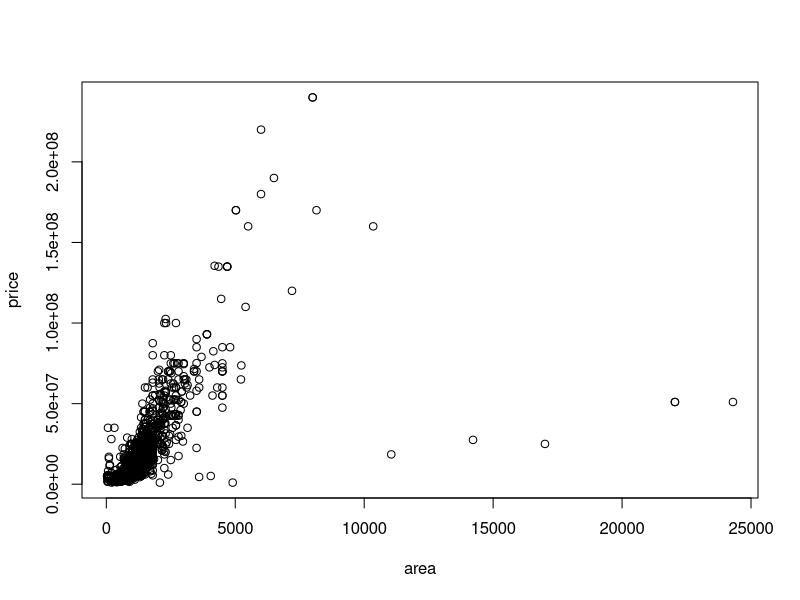
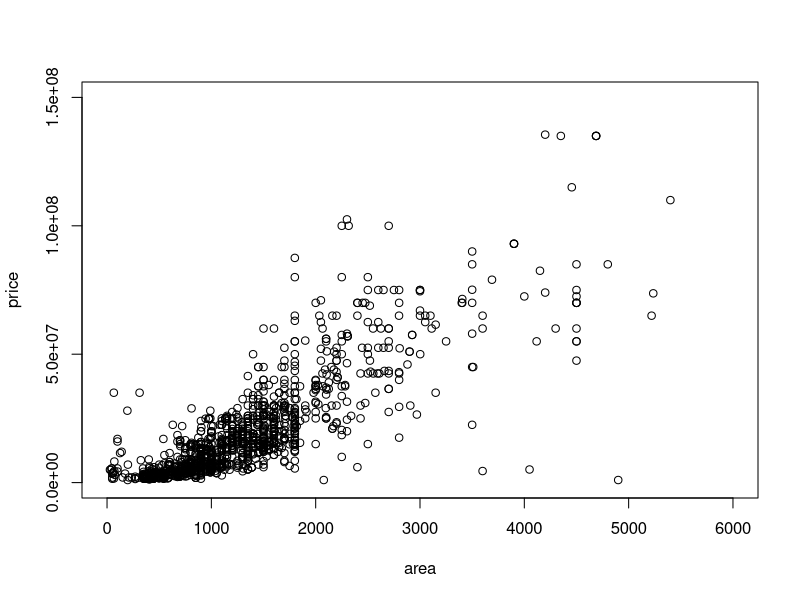
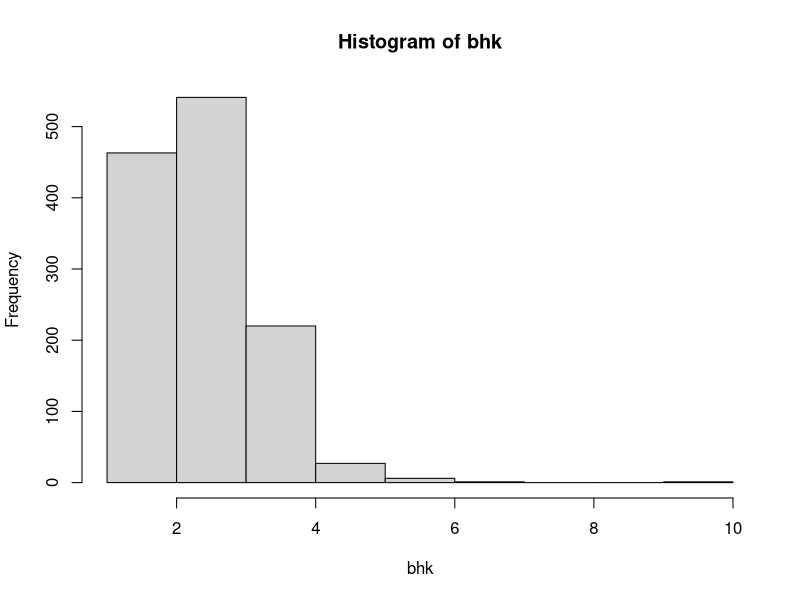
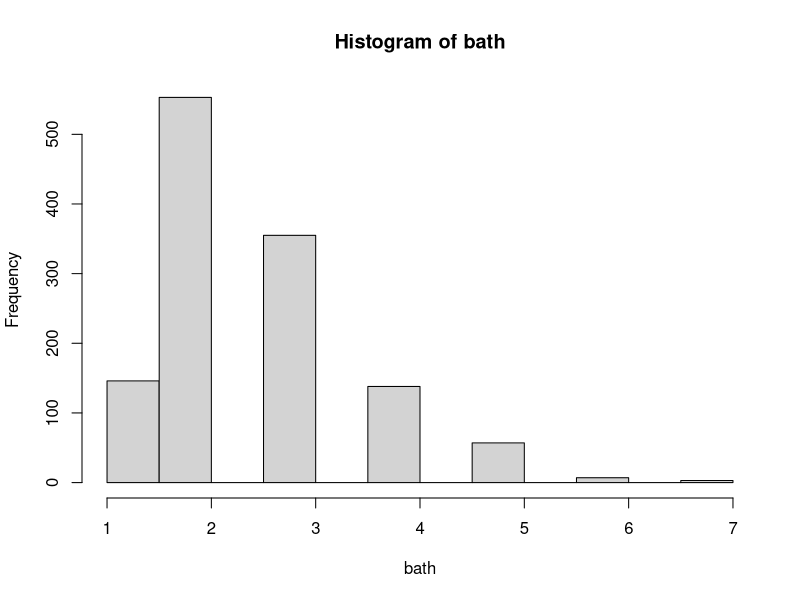
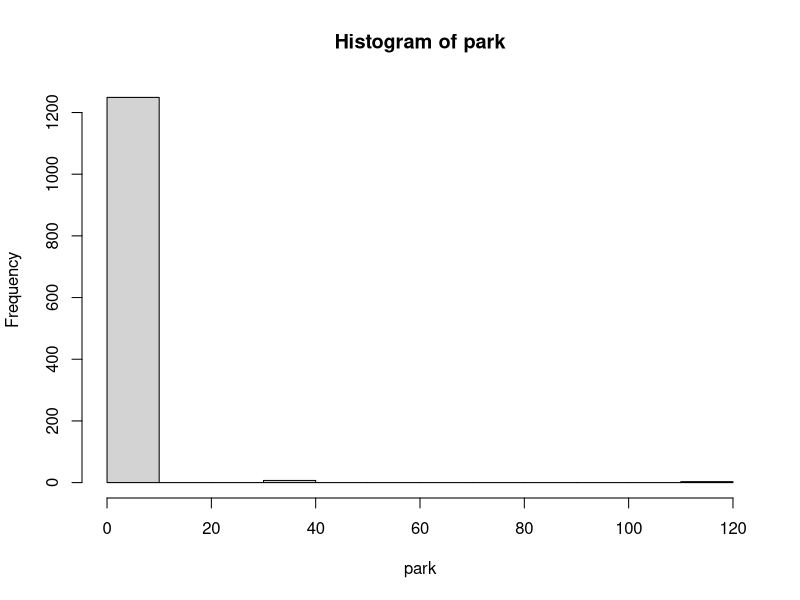
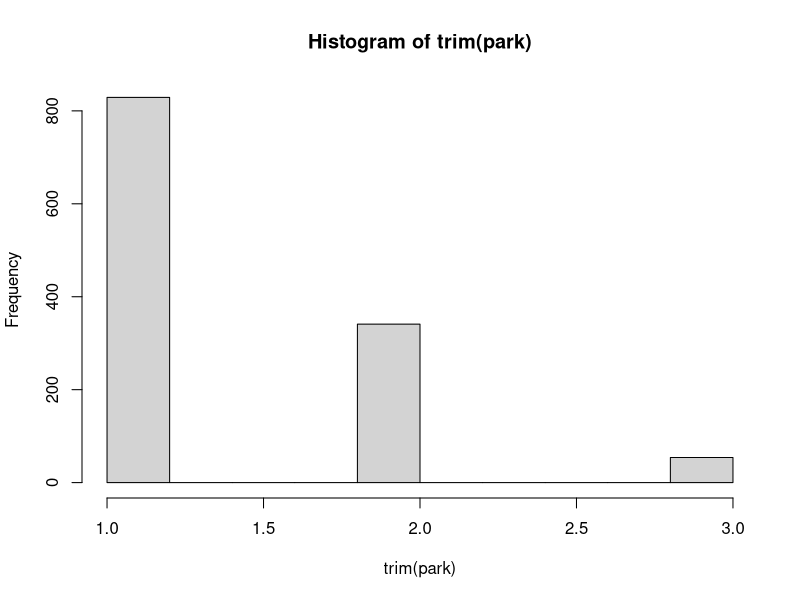
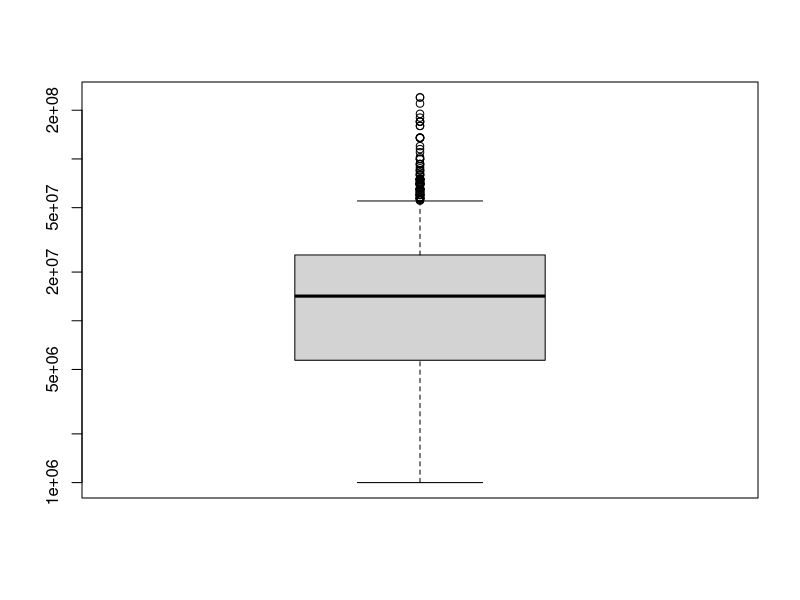
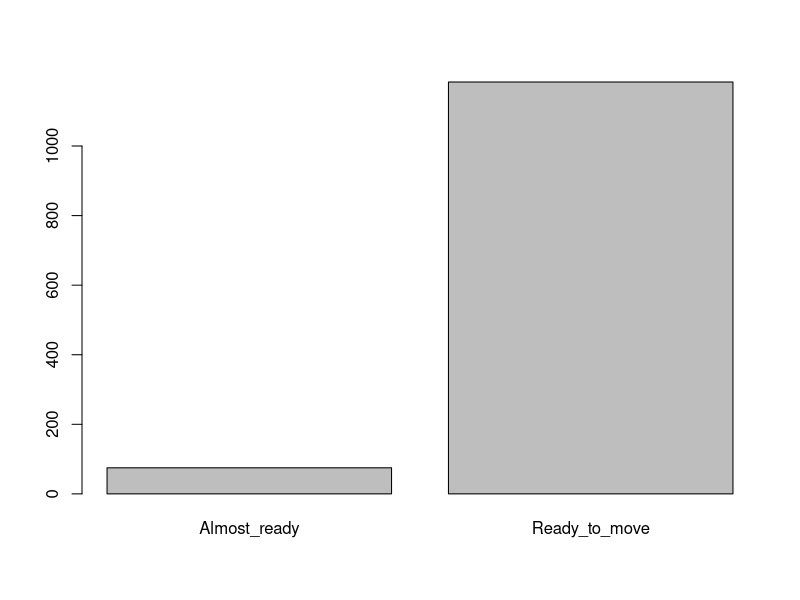

These figures' R source, in order:
#----------
# This aim of this project is to predict the house prices in New Delhi, using whatever 
# information is available. The data was sourced from Kaggle, which is essentially from
# listings available on MagicBricks, a leading real estate broker.
#----------


##### Exploratary Data Analysis

#----------
# Loading Data
#----------

data = read.csv("DelhiHousingClean.csv", head = T, stringsAsFactors = T)
head(data)

str(data)

# Most variables are categorical in nature; only area and price are continious. Further, 'Locality' apparently has 365 levels. This might not be entirely accurate many addresses are repeated. For example, "Rohini Sector 24" and "Rohini Sector 24 carpet area 650 sqft status..." are in the same locality. But because of poor web scrapping, errors have popped up.

# While recognising that there is need for cleaning this variable, we will skip that part for the paucity of time.

# So, assuming that each entry is unique, let's proceed to explore.

# The variable Per_Sqft is mostly Price/Area. Therefore, we exclude it to avoid multicollinearity problems.

data = dplyr::select(data, -Per_Sqft, -Locality)

area = data$Area
bhk = data$BHK
bath = data$Bathroom
furnish = data$Furnishing
park = data$Parking
price = data$Price
status = data$Status
trans = data$Transaction
type = data$Type

#---------
# Visualisation
#---------

# Area vs Price
plot(area, price)

# Most are concentrated in the lower are limit and lower price limit. So, let's reset the limits.

plot(area, price, xlim = c(0,6000), ylim = c(0,1.5e8))

# The general trend is that as area increases, the price increases.

# BHK
hist(bhk)

# Bathroom
hist(bath)

# Parking
hist(park)

# to eliminate outliers as they are skewing the histogram
trim <- function(x){
  x[(x > mean(x, na.rm = T)-1.5*IQR(x, na.rm = T)) & (x < mean(x, na.rm = T)+1.5*IQR(x, na.rm = T))]
}
hist(trim(park))

# Price
boxplot(price, log = "y")

# Status
barplot(table(status))

# Transaction
barplot(table(trans))

# Type
barplot(table(type))

# Furnishing
barplot(table(furnish))

# Price by Furnishing and Trans - log scaled
boxplot(price~furnish+trans, col = 2:8, drop = T, boxwex = 0.6, log = "y", na.rm = T)
abline(h = median(price), col = "red", lwd = 3, lty = 2)

#### Splitting data into training and test

set.seed(12345)
l = sample(nrow(data), size = 0.7*nrow(data))
train = data[l,]
test = data[-l,]

#### Fitting Trees - CART and Random Forrest

#-------
# Fitting CART via bagging
#-------

library(rpart)
library(ipred)

# Training model using rpart library
fit0 = rpart(Price~., data = train, method="anova", control=rpart.control(minsplit=30,cp=0.001))
# Multiple values of minsplit were tried and then 30 was chosen. Complexity parameter tells how much should the R squared increase by at least to consider an iteration. It is for pruning the needless branches.

# yhat_training
yhat_train = predict(fit0)
plot(train$Price, yhat_train)
rsq_train_rpart = 1 - mean(yhat_train - train$Price)^2/var(train$Price)
rsq_train_rpart

# Clearly there is heteroskedasticity problem as the error is blowing up as price increases. But still, the prediction R squared is 100%!

# Let's see the testing R-squared
yhat_test = predict(fit0, newdata = test)
plot(test$Price, yhat_test)
rsq_test_rpart = 1 - mean(yhat_test - test$Price)^2/var(test$Price)
rsq_test_rpart

# 99%! - impressive


# Training model using ipred library
fit1 = bagging(Price~., data = train,nbagg=100,control=rpart.control(minsplit=30,cp=0))
# choosing 100 bootstrap replications. Higher will give better estimates but will make the machine very slow.

yhat_train = predict(fit1)
plot(train$Price, yhat_train)
rsq_train_ipred = 1 - mean(yhat_train - train$Price)^2/var(train$Price)
rsq_train_ipred

# 99% - impressive again

# Testing ipred model
yhat_test = predict(fit1, newdata = test)
plot(test$Price, yhat_test)
rsq_test_ipred = 1 - mean(yhat_test - test$Price)^2/var(test$Price)
rsq_test_ipred

# Both CART algorithms give excellent predictive abilities, explaining 99% of variability.

print(rbind(rsq_train_rpart, rsq_test_rpart, rsq_train_ipred, rsq_test_ipred))

#--------
# Random Forrest
#--------

# Now let's try Random Forrest as that gives less biased predictive capability.

library(randomForest)

fit_rf = randomForest(Price~.,data=train,ntree=500)

# training accuracy
yhat_train = predict(fit_rf)
plot(train$Price, yhat_train)
rsq_train_randfor = 1 - mean(yhat_train - train$Price)^2/var(train$Price)
rsq_train_randfor

# 99% - impressive again

# Testing ipred model
yhat_test = predict(fit_rf, newdata = test)
plot(test$Price, yhat_test)
rsq_test_randfor = 1 - mean(yhat_test - test$Price)^2/var(test$Price)
rsq_test_randfor

# 99% - impressive again
